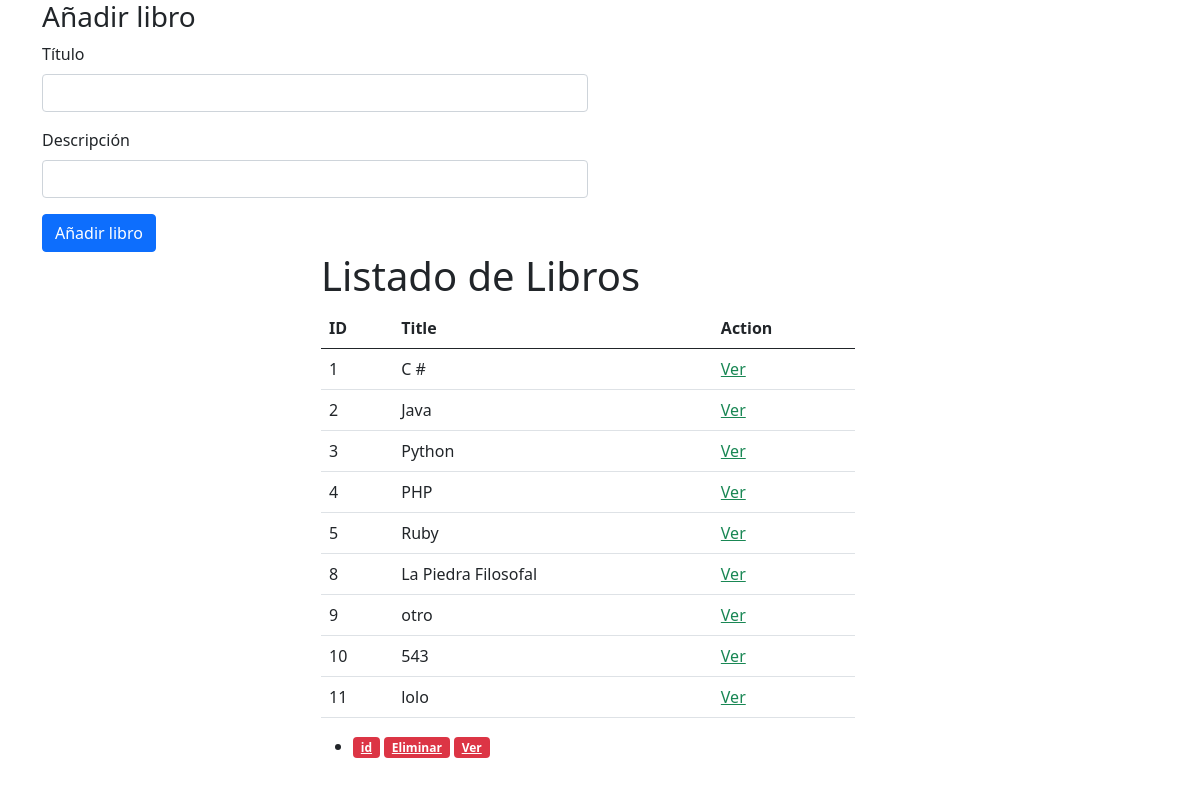
Before: / with the older database file.
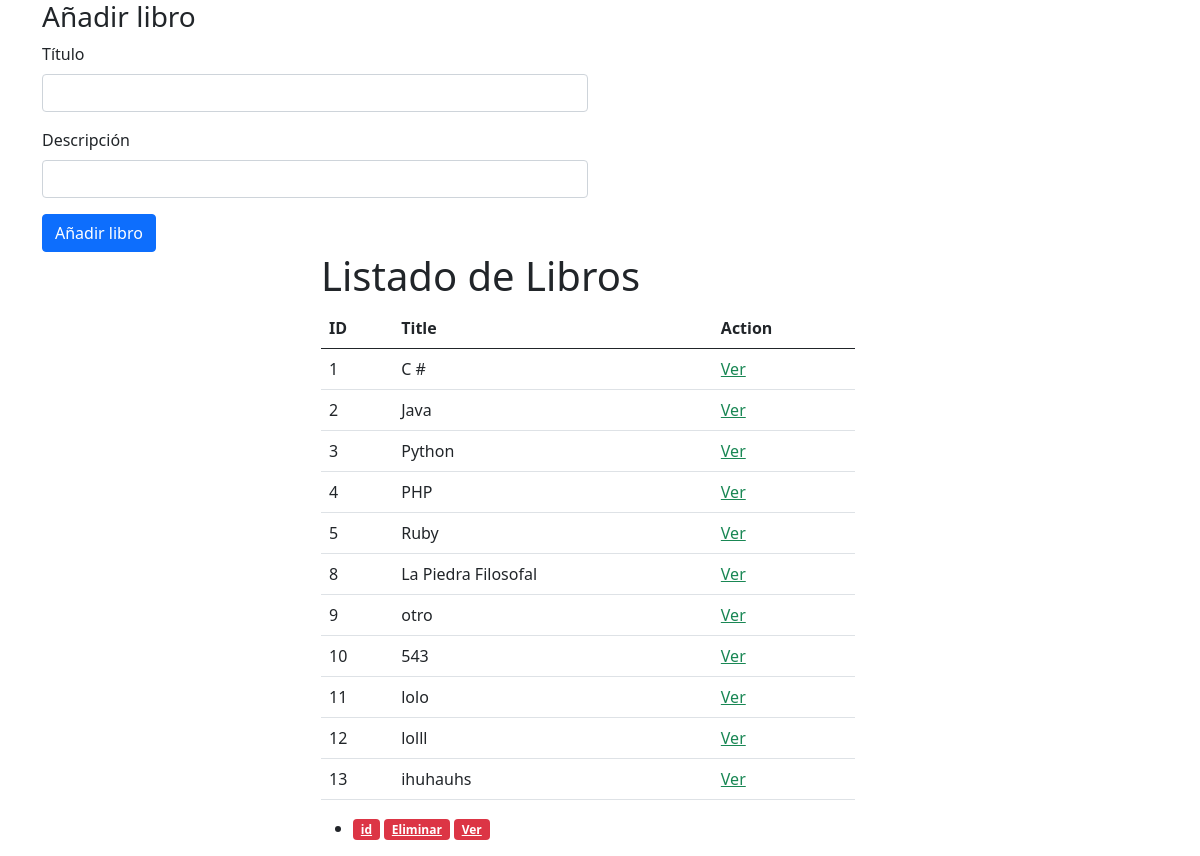
After: the same page with the newer database file.
### books_authors_app/models.py (models this page shows, shortened)
class Book(models.Model):
    title = models.CharField(max_length=45,verbose_name='Titulo')
    desc = models.TextField(verbose_name= "Descripcion")
    created_at = models.DateTimeField(auto_now_add=True)
    updated_at = models.DateTimeField(auto_now=True)
    action = models.CharField(max_length=45,default="Ver")

### books_authors_app/views.py (the view)
# urls.py: path('', views.index), #este sería como el panel de acciones principal,el que al pinchar cualquiera
def index(request):
    if request.method == 'GET':
        context = {
        'books': Book.objects.all(),
    }
    return render(request, 'index.html', context)

### books_authors_app/templates/index.html (shortened to what this page needs)
<!doctype html>
<html lang="en">
<head>
    <link rel="stylesheet" href="https://cdn.jsdelivr.net/npm/bootstrap@5.0.2/dist/css/bootstrap.min.css">
</head>
<body>
    <div class="container">
        <div class="row">
            <div class="col-sm-12 col-lg-6">
                <h3>Añadir libro</h3>
                <form action='/procesarlibro/' method="post">
                    <div class="mb-3">
                        <label for="libro_titulo-id" class="form-label">Título</label>
                        <input type="text" class="form-control" id="libro_titulo-id" name="Titulo_libro">
                    </div>
                    <div class="mb-3">
                        <label for="descripcion-id" class="form-label">Descripción</label>
                        <input type="text" class="form-control" id="descripcion-id" name="Descripcion_libro">
                    </div>
                    <button type="submit" class="btn btn-primary">Añadir libro</button>
                </form>
            </div>
            <div class="row">
                <div class="offset-3 col-6">
                    <h1>Listado de Libros</h1>
                    <table class="table">
                        <thead>
                            <tr scope="col">
                                <th>ID</th>
                                <th>Title</th>
                                <th>Action</th>
                            </tr>
                        </thead>
                        <tbody>
                            {% for book in books %}
                            <tr>
                                <td scope="row">{{book.id}}</td>
                                <td scope="row">{{book.title}}</td>
                                <td scope="row"><a href="book/{{book.id}}" class="link-success">Ver</td></a>
                            </tr>
                            {% endfor %}
                        </tbody>
                    </table>
                    <ul>
                        <li> <b> <b> {{book.id}} </b> <a class="badge bg-danger" dato="{{book.id}}">id</a> {{book.title}} </b> <a class="badge bg-danger btnEliminar" dato="{{book.title}}">Eliminar</a>
                            <a class="badge bg-danger" href="book/{{book.id}}" ">Ver</a>
                        </li>
                    </ul>
                </div>
            </div>
        </div>

Changed rows visible on the page:
added Book: id "12", title "lolll"
added Book: id "13", title "ihuhauhs"
